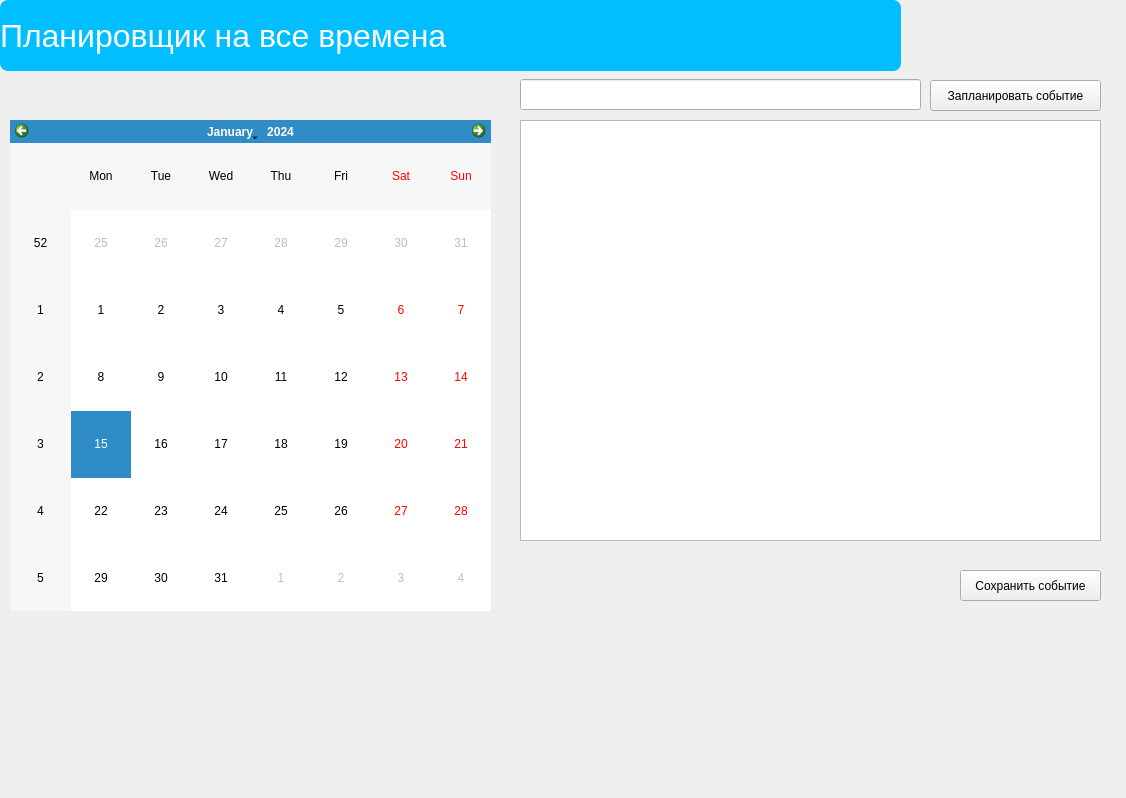
<?xml version="1.0" encoding="UTF-8"?>
<ui version="4.0">
 <class>Dialog</class>
 <widget class="QWidget" name="Dialog">
  <property name="geometry">
   <rect>
    <x>0</x>
    <y>0</y>
    <width>1126</width>
    <height>798</height>
   </rect>
  </property>
  <property name="windowTitle">
   <string>Dialog</string>
  </property>
  <widget class="QPushButton" name="pushButton">
   <property name="geometry">
    <rect>
     <x>930</x>
     <y>80</y>
     <width>171</width>
     <height>31</height>
    </rect>
   </property>
   <property name="text">
    <string>Запланировать событие</string>
   </property>
  </widget>
  <widget class="QPushButton" name="saveButton">
   <property name="geometry">
    <rect>
     <x>960</x>
     <y>570</y>
     <width>141</width>
     <height>31</height>
    </rect>
   </property>
   <property name="text">
    <string>Сохранить событие</string>
   </property>
  </widget>
  <widget class="QLabel" name="label">
   <property name="geometry">
    <rect>
     <x>0</x>
     <y>0</y>
     <width>901</width>
     <height>71</height>
    </rect>
   </property>
   <property name="styleSheet">
    <string notr="true">font-size: 24pt;
background: #01BFFF;
color:white;
border-radius:8px;
</string>
   </property>
   <property name="text">
    <string>Планировщик на все времена</string>
   </property>
  </widget>
  <widget class="QListWidget" name="listWidget">
   <property name="geometry">
    <rect>
     <x>520</x>
     <y>120</y>
     <width>581</width>
     <height>421</height>
    </rect>
   </property>
  </widget>
  <widget class="QCalendarWidget" name="calendarWidget">
   <property name="geometry">
    <rect>
     <x>10</x>
     <y>120</y>
     <width>481</width>
     <height>491</height>
    </rect>
   </property>
  </widget>
  <widget class="QLineEdit" name="lineEdit">
   <property name="geometry">
    <rect>
     <x>520</x>
     <y>79</y>
     <width>401</width>
     <height>31</height>
    </rect>
   </property>
  </widget>
 </widget>
 <resources/>
 <connections/>
</ui>
